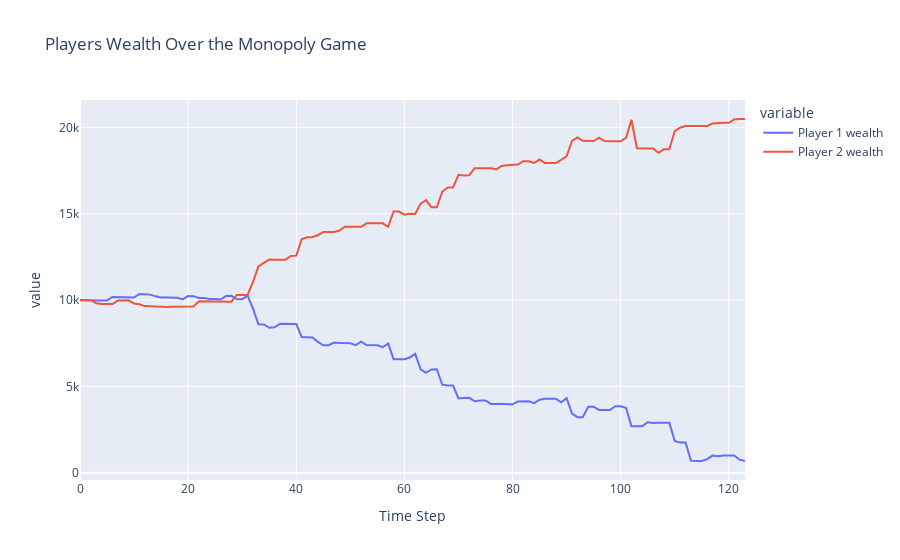

Source (notebook cell):
### Code cell
i = 0

while player1.bankrupt == False and player2.bankrupt == False and i < 10000:
    i += 1

    board.take_turn(player1)
    player1_wealth.append(player1.wealth())
    board.take_turn(player2)
    player2_wealth.append(player2.wealth())
        

print(f'The game lasted {i} rounds.')

df = pd.DataFrame({'Time Step': range(len(player1_wealth)), 'Player 1 wealth': player1_wealth, 'Player 2 wealth': player2_wealth})
fig = px.line(df, x='Time Step', y=['Player 1 wealth', 'Player 2 wealth'], title='Players Wealth Over the Monopoly Game')
fig.show()

### Figure 1 — Plotly figure (JSON) as saved in the notebook; plotly's stock layout.template omitted (floating-point values rounded to 4 significant figures)
{"data": [{"hovertemplate": "variable=Player 1 wealth<br>Time Step=%{x}<br>value=%{y}<extra></extra>", "legendgroup": "Player 1 wealth", "line": {"color": "#636efa", "dash": "solid"}, "marker": {"symbol": "circle"}, "mode": "lines", "name": "Player 1 wealth", "orientation": "v", "showlegend": true, "type": "scatter", "x": [0, 1, 2, 3, 4, 5, 6, 7, 8, 9, 10, 11, 12, 13, 14, 15, 16, 17, 18, 19, 20, 21, 22, 23, 24, 25, 26, 27, 28, 29, 30, 31, 32, 33, 34, 35, 36, 37, 38, 39, 40, 41, 42, 43, 44, 45, 46, 47, 48, 49, 50, 51, 52, 53, 54, 55, 56, 57, 58, 59, 60, 61, 62, 63, 64, 65, 66, 67, 68, 69, 70, 71, 72, 73, 74, 75, 76, 77, 78, 79, 80, 81, 82, 83, 84, 85, 86, 87, 88, 89, 90, 91, 92, 93, 94, 95, 96, 97, 98, 99, 100, 101, 102, 103, 104, 105, 106, 107, 108, 109, 110, 111, 112, 113, 114, 115, 116, 117, 118, 119, 120, 121, 122, 123], "xaxis": "x", "y": [10000, 10006, 10006, 9981, 9981, 9981, 10181, 10181, 10169, 10169, 10149, 10349, 10349, 10315, 10215, 10155, 10155, 10135, 10135, 10035, 10235, 10225, 10125, 10125, 10065, 10065, 10031, 10231, 10247, 10047, 10053, 10253, 9503, 8603, 8589, 8395, 8420, 8634, 8634, 8634, 8614, 7864, 7850, 7830, 7580, 7380, 7388, 7538, 7506, 7492, 7492, 7392, 7592, 7392, 7377, 7377, 7277, 7477, 6577, 6593, 6573, 6673, 6883, 5983, 5783, 5983, 5997, 5097, 5047, 5047, 4305, 4321, 4337, 4137, 4187, 4187, 3987, 3987, 4001, 3961, 3961, 4125, 4125, 4133, 4033, 4233, 4283, 4283, 4283, 4083, 4319, 3419, 3219, 3219, 3819, 3819, 3635, 3635, 3635, 3849, 3849, 3749, 2699, 2699, 2699, 2924, 2884, 2894, 2894, 2894, 1844, 1744, 1750.0, 699.6, 683.6, 683.6, 783.6, 993.6, 953.6, 1004.0, 1004.0, 1004.0, 754.6, 679.6], "yaxis": "y"}, {"hovertemplate": "variable=Player 2 wealth<br>Time Step=%{x}<br>value=%{y}<extra></extra>", "legendgroup": "Player 2 wealth", "line": {"color": "#EF553B", "dash": "solid"}, "marker": {"symbol": "circle"}, "mode": "lines", "name": "Player 2 wealth", "orientation": "v", "showlegend": true, "type": "scatter", "x": [0, 1, 2, 3, 4, 5, 6, 7, 8, 9, 10, 11, 12, 13, 14, 15, 16, 17, 18, 19, 20, 21, 22, 23, 24, 25, 26, 27, 28, 29, 30, 31, 32, 33, 34, 35, 36, 37, 38, 39, 40, 41, 42, 43, 44, 45, 46, 47, 48, 49, 50, 51, 52, 53, 54, 55, 56, 57, 58, 59, 60, 61, 62, 63, 64, 65, 66, 67, 68, 69, 70, 71, 72, 73, 74, 75, 76, 77, 78, 79, 80, 81, 82, 83, 84, 85, 86, 87, 88, 89, 90, 91, 92, 93, 94, 95, 96, 97, 98, 99, 100, 101, 102, 103, 104, 105, 106, 107, 108, 109, 110, 111, 112, 113, 114, 115, 116, 117, 118, 119, 120, 121, 122, 123], "xaxis": "x", "y": [9994, 9994, 9994, 9819, 9769, 9769, 9769, 9969, 9981, 9981, 9801, 9751, 9651, 9635, 9585, 9595, 9595, 9615, 9615, 9615, 9615, 9625, 9925, 9925, 9935, 9919, 9919, 9903, 9903, 10297, 10297, 10297, 11047, 11947, 12155, 12355, 12341, 12341, 12341, 12551, 12571, 13521, 13635, 13655, 13755, 13947, 13947, 13947, 14029, 14243, 14243, 14243, 14243, 14443, 14443, 14443, 14443, 14243, 15127, 15127, 14947, 14997, 14987, 15587, 15787, 15373, 15373, 16273, 16523, 16515, 17249, 17213, 17233, 17633, 17633, 17633, 17633, 17569, 17769, 17809, 17809, 17845, 18037, 18037, 17937, 18137, 17937, 17937, 17937, 18121, 18321, 19221, 19421, 19221, 19221, 19205, 19405, 19205, 19191, 19191, 19191, 19391, 20441, 18791, 18791, 18791, 18781, 18531, 18731, 18731, 19781, 19981, 20081, 20081, 20081, 20081, 20081, 20221, 20261, 20261, 20261, 20461, 20485, 20485], "yaxis": "y"}], "layout": {"legend": {"title": {"text": "variable"}, "tracegroupgap": 0}, "title": {"text": "Players Wealth Over the Monopoly Game"}, "xaxis": {"anchor": "y", "domain": [0, 1], "title": {"text": "Time Step"}}, "yaxis": {"anchor": "x", "domain": [0, 1], "title": {"text": "value"}}}}
